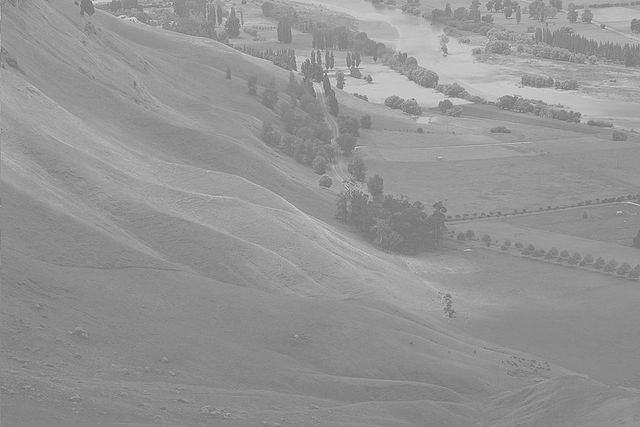
#> input picture datacamp_visualization/640px-Unequalized_Hawkes_Bay_NZ.jpg, 640 x 427 px, found by its file name
$ python rescaling_pixel_intensities.py
#> lines starting #> are read from the running program, lines starting #| are printed output that depends on the picture
import matplotlib.pyplot as plt

image = plt.imread('640px-Unequalized_Hawkes_Bay_NZ.jpg')
#> image is the input picture: shape (427, 640); min 104, max 230, mean 148

pmin, pmax = image.min(), image.max()
#> pmin = 104; pmax = 230

rescaled_image = 256*(image-pmin)/(pmax-pmin)
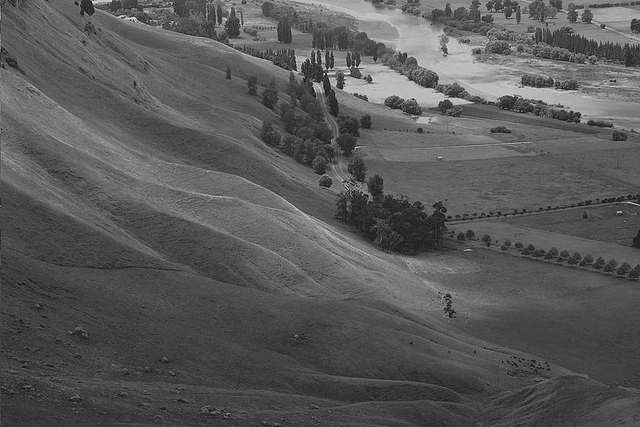
#> rescaled_image: shape (427, 640) float64; min 0, max 256, mean 89.4; drawn with min black and max white

plt.subplot(2, 1, 1)
plt.title("original image")
plt.axis("off")
plt.imshow(image)

plt.subplot(2, 1, 2)
plt.title("scaled image")
plt.axis("off")
plt.imshow(rescaled_image)

plt.show()
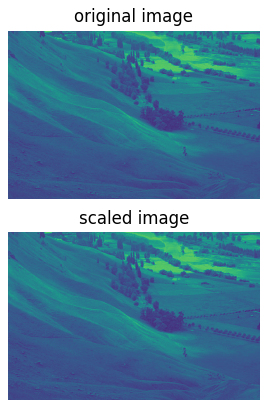
#> figure drawn by matplotlib, 2 panels
